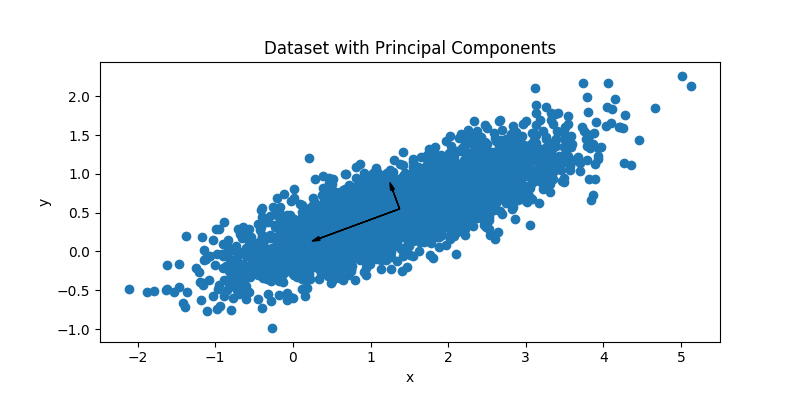

Generate this figure with Python:
import numpy as np
import matplotlib.pyplot as plt
from problem_4a import make_data

def pca(data):
    mean = np.mean(data, axis=1)
    data = np.array([data[i] - mean[i] for i in range(len(data))])
    N = data.shape[1]
    Y = (1 / np.sqrt(N - 1)) * data
    u, s, vh = np.linalg.svd(Y.copy(), full_matrices=False)
    sigma = np.diag(s)
    pc = np.dot(u, np.diag(s))
    return pc, u, s, vh, Y

def main():
	data = make_data()

	pcs, u, s, vh, Y = pca(data.copy())
	mean = np.mean(data, axis=1)
	plt.figure(figsize=(8, 4))
	plt.scatter(data[0], data[1])
	plt.gca().set_aspect("equal")
	plt.arrow(mean[0], mean[1], pcs[:, 0][0],  pcs[:, 0][1], head_width=0.05, head_length=0.1, fc='k', ec='k')
	plt.arrow(mean[0], mean[1], pcs[:, 1][0],  pcs[:, 1][1], head_width=0.05, head_length=0.1, fc='k', ec='k')
	plt.xlabel("x")
	plt.ylabel("y")
	plt.title("Dataset with Principal Components")
	plt.savefig("problem_4b.png")
	plt.show()

if __name__ == '__main__':
	main()